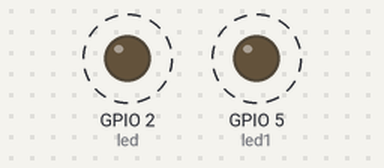
Recording of a program running on a simulated ESP32 board running MicroPython. Parts: output pins drawn as LEDs (lit = HIGH). Dashed ring = blinking. What the program prints to the serial console is not drawn.

Above: at 0.1 s.
Timing chart, 0 to 3.0 s (numbered marks = the images above):
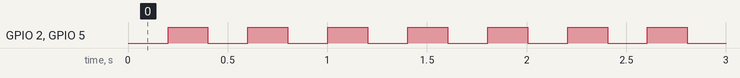

The program:

LED.py
```python
from machine import Pin
from time import sleep

led = Pin(2,Pin.OUT)
led1 = Pin(5,Pin.OUT)
led_state = True
led1_state = True
while True:
    led_state = not led_state
    led.value(led_state)
    led1_state = not led1_state
    led1.value(led1_state)
    print("LED turned on" if led_state else "LED turned off")
    print("LED turned on" if led_state else "LED turned off")
    sleep(0.1)
    sleep(0.1)
```

Measured:
- by itself, GPIO 2 (led), GPIO 5 (led1): alternates HIGH for 0.20 s and LOW for 0.20 s
